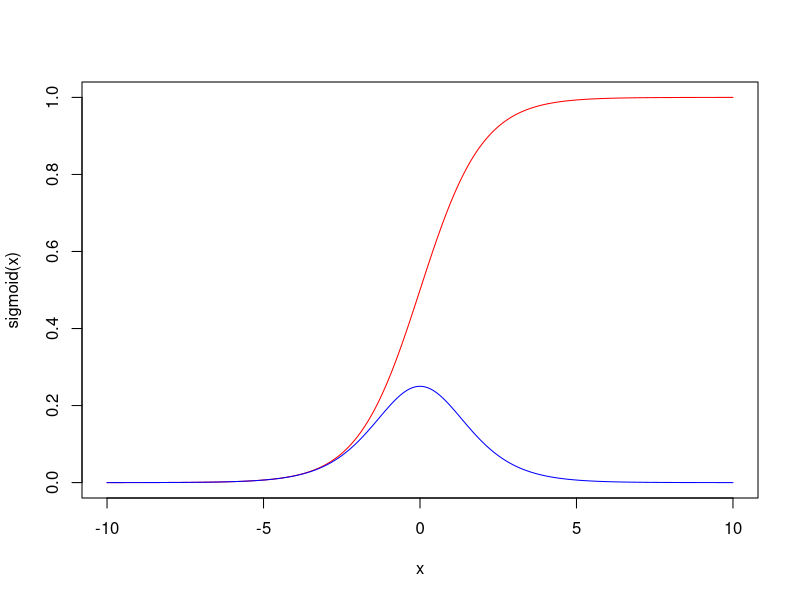

Source code (R):
## ---- chunk 1
sigmoid <- function(x) {
  1/(1+exp(-x))
}
sigmoid_d <- function(x) {
  exp(-x)/(1+exp(-x))^2
}
x <- seq(-10, 10, by=1/100)
plot(x, sigmoid(x), type="l", col="red")
lines(x, sigmoid_d(x), col="blue")
